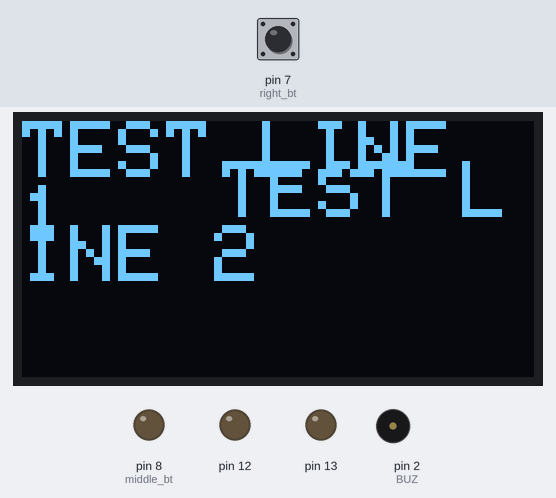
This sketch was run on a simulated Arduino Uno, built with avr-gcc and run on an emulated ATmega328P. Parts: 128×64 one-colour display, output pins drawn as LEDs (lit = HIGH), buzzer (waves = sounding, pin HIGH). Inputs (shaded band) come from the test bench; at power-on: pin 7 (right_bt) LOW.

Above: at 0.6 s.

The sketch:

My_Personal_Embedded_Systems_Project.ino
```cpp
#include "Adafruit_MCP23008.h"
Adafruit_MCP23008 seg7;

# define left_bt 4
# define down_bt 5
#define middle_bt 8
#define up_bt 6
#define right_bt 7

int BUZ = 2;

#include<Adafruit_SSD1306.h>
Adafruit_SSD1306 display(NULL);


void setup() {
  // put your setup code here, to run once:
   pinMode(left_bt,INPUT);
   pinMode(down_bt,INPUT);
   pinMode(up_bt,INPUT);
   pinMode(right_bt,INPUT);
   pinMode(middle_bt,INPUT);


    seg7.begin(0x24);
  seg7.pinMode(0, OUTPUT);
  seg7.pinMode(7, OUTPUT);
  seg7.pinMode(1, OUTPUT);
  seg7.pinMode(3, OUTPUT);
  seg7.pinMode(6, OUTPUT);
//  seg7.pinMode(4, OUTPUT);
  seg7.pinMode(2, OUTPUT);
  seg7.pinMode(5, OUTPUT);

  seg7.begin(0x24);
  seg7.pinMode(0, OUTPUT);
  seg7.pinMode(7, OUTPUT);
  seg7.pinMode(1, OUTPUT);
  seg7.pinMode(3, OUTPUT);
  seg7.pinMode(6, OUTPUT);
  seg7.pinMode(4, OUTPUT);
  seg7.pinMode(2, OUTPUT);
  seg7.pinMode(5, OUTPUT);
  pinMode(BUZ,OUTPUT);

  display.begin(SSD1306_SWITCHCAPVCC, 0X3C, false);
 delay(500);
 display.clearDisplay();
 display.setTextColor(WHITE);
 display.setTextSize(2);
 display.setCursor(0,0);
 display.println("TEST LINE 1");
 display.setCursor(50,10);
 display.println("TEST LINE 2");
 display.display();
 delay(2000);

}

void loop() {
  // put your main code here, to run repeatedly:
if (digitalRead (middle_bt)==HIGH){
// digitalWrite (led,HIGH);
seg7.digitalWrite(0,HIGH);
    seg7.digitalWrite(1,HIGH);
 seg7.digitalWrite(3,HIGH);
   seg7.digitalWrite(6,HIGH);
  seg7.digitalWrite(5,HIGH);
    seg7.digitalWrite(7,HIGH);
seg7.digitalWrite(2,HIGH);
delay(1000);
 seg7.digitalWrite(0,LOW);
    seg7.digitalWrite(1,LOW);
 seg7.digitalWrite(3,LOW);
   seg7.digitalWrite(6,LOW);
  seg7.digitalWrite(5,LOW);
    seg7.digitalWrite(7,LOW);
seg7.digitalWrite(2,LOW);
delay(1000);
digitalWrite(BUZ, HIGH);
delay(1000);
}

 else {(digitalRead (right_bt)==HIGH);
  seg7.digitalWrite(0,LOW);
    seg7.digitalWrite(1,LOW);
   seg7.digitalWrite(3,LOW);
   seg7.digitalWrite(6,LOW);
  seg7.digitalWrite(5,LOW);
    seg7.digitalWrite(7,LOW);
seg7.digitalWrite(2,LOW);
delay(1000);

digitalWrite (BUZ,LOW);

   }

//else if (digitalRead (up_bt)==HIGH){
//for (int i = 0; i < 8; i++);
//    display.clearDisplay();
//    display.setCursor(5*i, 8*i);
//    display.println("WIN WIN");
//    display.display();
//    delay(250);
//    }
}
```
